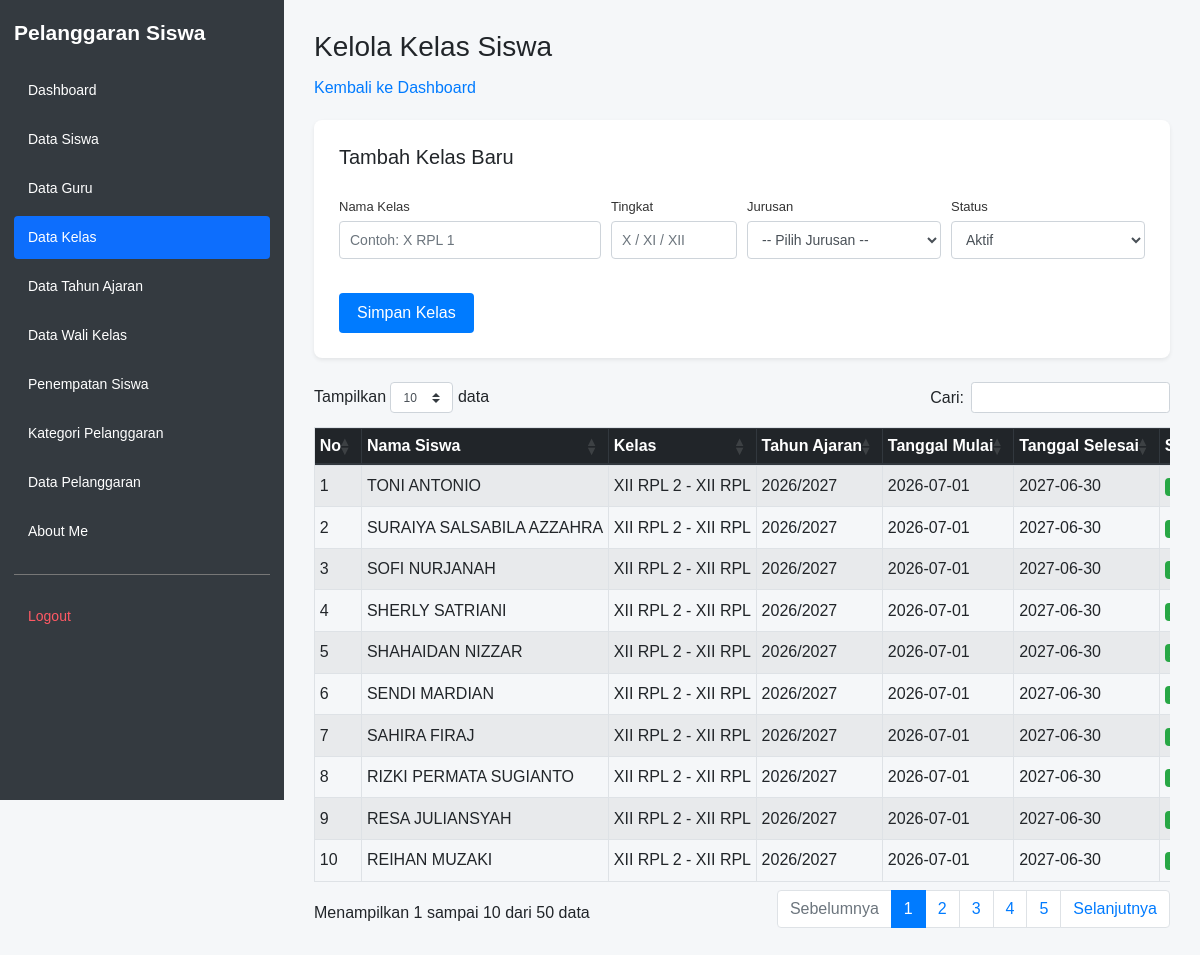
The page /kelola_kelas.php (signed in) on the database its author committed.
### tables this page shows
CREATE TABLE `t_kelas_siswa` (
  `id` int(11) NOT NULL AUTO_INCREMENT,
  `siswa_id` int(11) DEFAULT NULL,
  `tahun_ajaran_id` int(11) DEFAULT NULL,
  `kelas_id` int(11) DEFAULT NULL,
  `tanggal_mulai` date NOT NULL,
  `tanggal_selesai` date NOT NULL,
  `status_aktif` tinyint(1) NOT NULL,
  `created_at` timestamp NOT NULL DEFAULT current_timestamp(),
  `updated_at` timestamp NOT NULL DEFAULT current_timestamp(),
  PRIMARY KEY (`id`),
  UNIQUE KEY `uq_t_kelas_siswa_siswa_ta` (`siswa_id`,`tahun_ajaran_id`),
  KEY `kelas_id` (`kelas_id`),
  KEY `siswa_id` (`siswa_id`),
  KEY `tahun_ajaran_id` (`tahun_ajaran_id`),
  CONSTRAINT `t_kelas_siswa_ibfk_1` FOREIGN KEY (`siswa_id`) REFERENCES `t_siswa` (`id`) ON DELETE CASCADE,
  CONSTRAINT `t_kelas_siswa_ibfk_2` FOREIGN KEY (`tahun_ajaran_id`) REFERENCES `t_tahun_ajaran` (`id`) ON DELETE CASCADE
);

CREATE TABLE `t_siswa` (
  `id` int(11) NOT NULL AUTO_INCREMENT,
  `nis` varchar(20) DEFAULT NULL,
  `nisn` varchar(20) DEFAULT NULL,
  `nama` varchar(150) DEFAULT NULL,
  `jenis_kelamin` varchar(4) NOT NULL,
  `tanggal_lahir` date NOT NULL,
  `alamat` text NOT NULL,
  `status_aktif` tinyint(1) NOT NULL,
  `created_at` timestamp NOT NULL DEFAULT current_timestamp(),
  `updated_at` timestamp NOT NULL DEFAULT current_timestamp(),
  PRIMARY KEY (`id`),
  UNIQUE KEY `uq_t_siswa_nisn` (`nisn`),
  UNIQUE KEY `uq_t_siswa_nis` (`nis`)
);

CREATE TABLE `t_kelas` (
  `id` int(11) NOT NULL AUTO_INCREMENT,
  `nama` varchar(100) DEFAULT NULL,
  `tingkat` varchar(20) NOT NULL,
  `jurusan` varchar(100) NOT NULL,
  `status_aktif` tinyint(1) NOT NULL,
  `created_at` timestamp NOT NULL DEFAULT current_timestamp(),
  `updated_at` timestamp NOT NULL DEFAULT current_timestamp(),
  PRIMARY KEY (`id`),
  UNIQUE KEY `uq_t_kelas_nama` (`nama`)
);

CREATE TABLE `t_tahun_ajaran` (
  `id` int(11) NOT NULL AUTO_INCREMENT,
  `nama` varchar(20) DEFAULT NULL,
  `tanggal_mulai` date NOT NULL,
  `tanggal_selesai` date NOT NULL,
  `status_aktif` tinyint(1) NOT NULL,
  `created_at` timestamp NOT NULL DEFAULT current_timestamp(),
  `updated_at` timestamp NOT NULL DEFAULT current_timestamp(),
  PRIMARY KEY (`id`),
  UNIQUE KEY `uq_t_tahun_ajaran_nama` (`nama`)
);

### kelola_kelas.php (the view, shortened to what this page needs)
<?php
include 'config/koneksi.php';
$sql = "SELECT
            ks.*,
            s.nama AS nama_siswa,
            k.nama AS nama_kelas,
            k.tingkat,
            k.jurusan,
            ta.nama AS tahun_ajaran
        FROM t_kelas_siswa ks
        LEFT JOIN t_siswa s ON ks.siswa_id = s.id
        LEFT JOIN t_kelas k ON ks.kelas_id = k.id
        LEFT JOIN t_tahun_ajaran ta
            ON ks.tahun_ajaran_id = ta.id
        ORDER BY ks.id DESC";
$hasil = mysqli_query($koneksi, $sql);
?>
<!DOCTYPE html>
<html lang="id">
<head>
    <link rel="stylesheet"
          href="https://cdn.jsdelivr.net/npm/bootstrap@4.1.3/dist/css/bootstrap.min.css">
    <link rel="stylesheet"
          href="https://cdn.datatables.net/1.13.8/css/dataTables.bootstrap4.min.css">
    <link rel="stylesheet" href="layout/layout.css">
</head>
<body>
<?php include 'layout/sidebar.php'; ?>
<main class="app-main">
    <div class="page-header">
        <h1>Kelola Kelas Siswa</h1>
        <a href="dashboard.php">Kembali ke Dashboard</a>
    </div>
    <div class="form-card form-card-full shadow-sm mb-4">
        <h5 class="mb-3">Tambah Kelas Baru</h5>
        <form action="tambah_kelas.php" method="POST">
            <div class="form-row">
                <div class="form-group col-md-4">
                    <label>Nama Kelas</label>
                    <input type="text" name="nama" class="form-control"
                           required placeholder="Contoh: X RPL 1">
                </div>
                <div class="form-group col-md-2">
                    <label>Tingkat</label>
                    <input type="text" name="tingkat" class="form-control"
                           required placeholder="X / XI / XII">
                </div>
                <div class="form-group col-md-3">
                    <label>Jurusan</label>
                    <select name="jurusan" class="form-control" required>
                        <option value="">-- Pilih Jurusan --</option>
                    </select>
                </div>
                <div class="form-group col-md-3">
                    <label>Status</label>
                    <select name="status_aktif" class="form-control" required>
                        <option value="1">Aktif</option>
                    </select>
                </div>
            </div>
            <button type="submit" name="simpan" class="btn btn-primary">
                Simpan Kelas
            </button>
        </form>
    </div>
                <div class="table-responsive">
                    <table id="tabelKelas"
                       class="table table-striped table-bordered table-hover table-sm">
                    <thead class="thead-dark">
                        <tr>
                            <th>No</th>
                            <th>Nama Siswa</th>
                            <th>Kelas</th>
                            <th>Tahun Ajaran</th>
                            <th>Tanggal Mulai</th>
                            <th>Tanggal Selesai</th>
                            <th>Status</th>
                        </tr>
                    </thead>
                    <tbody>
                    <?php
                    $no = 1;
                    while ($data = mysqli_fetch_assoc($hasil)) {
                    ?>
                        <tr>
                            <td><?= $no++; ?></td>
                            <td>
                                <?= htmlspecialchars($data['nama_siswa'] ?? '-'); ?>
                            </td>
                            <td>
                                <?= htmlspecialchars(
                                    ($data['nama_kelas'] ?? '-') . ' - ' .
                                    ($data['tingkat'] ?? '-') . ' ' .
                                    ($data['jurusan'] ?? '')
                                ); ?>
                            </td>
                            <td>
                                <?= htmlspecialchars($data['tahun_ajaran'] ?? '-'); ?>
                            </td>
                            <td>
                                <?= htmlspecialchars($data['tanggal_mulai'] ?? '-'); ?>
                            </td>
                            <td>
                                <?= htmlspecialchars($data['tanggal_selesai'] ?? '-'); ?>
                            </td>
                            <td>
                                <?php if ((int)($data['status_aktif'] ?? 0) === 1) { ?>
                                    <span class="badge badge-success">Aktif</span>
                                <?php } else { ?>
                                    <span class="badge badge-secondary">Tidak Aktif</span>
                                <?php } ?>
                            </td>
                        </tr>
                    <?php
                    }
                    ?>
                    </tbody>
                </table>
                </div>
        </main>
</body>
</html>

### layout/layout.css (style rules this page uses)
* { box-sizing: border-box; }
html, body { margin: 0; padding: 0; min-height: 100vh; font-family: Arial, sans-serif; background: #f5f7f9; }
.app-main { display: block; width: auto; min-width: 0; min-height: 100vh; margin-left: 284px; padding: 30px; }
.app-main h1, .app-main h2 { margin-top: 0; }
.app-main .table-responsive { width: 100%; }
.page-header { margin-bottom: 20px; }
.page-header h1 { font-size: 28px; margin-bottom: 12px; }
.form-card { background: #ffffff; border-radius: 8px; padding: 25px; max-width: 720px; }
.form-card-full { max-width: 100%; }
.form-card label { display: block; font-size: 13px; margin: 12px 0 5px; color: #333; }
.form-card input[type="text"], .form-card input[type="email"], .form-card input[type="password"], .form-card input[type="date"], .form-card input[type="number"], .form-card select, .form-card textarea { width: 100%; padding: 8px 10px; border: 1px solid #ced4da; border-radius: 4px; font-size: 14px; box-sizing: border-box; }
.form-card button { margin-top: 18px; padding: 8px 18px; border: none; border-radius: 4px; cursor: pointer; }

### kelola_kelas.php (style rules this page uses)
#tabelKelas { width: 100% !important; white-space: nowrap; }
#tabelKelas th, #tabelKelas td { vertical-align: middle; }

### rows shown on the page
t_kelas_siswa: siswa.nama "TONI ANTONIO", kelas.jurusan "XII RPL 2 - XII RPL", tahun_ajaran.nama "2026/2027", tanggal_mulai "2026-07-01", tanggal_selesai "2027-06-30"
t_kelas_siswa: siswa.nama "SURAIYA SALSABILA AZZAHRA", kelas.jurusan "XII RPL 2 - XII RPL", tahun_ajaran.nama "2026/2027", tanggal_mulai "2026-07-01", tanggal_selesai "2027-06-30"
t_kelas_siswa: siswa.nama "SOFI NURJANAH", kelas.jurusan "XII RPL 2 - XII RPL", tahun_ajaran.nama "2026/2027", tanggal_mulai "2026-07-01", tanggal_selesai "2027-06-30"
t_kelas_siswa: siswa.nama "SHERLY SATRIANI", kelas.jurusan "XII RPL 2 - XII RPL", tahun_ajaran.nama "2026/2027", tanggal_mulai "2026-07-01", tanggal_selesai "2027-06-30"
t_kelas_siswa: siswa.nama "SHAHAIDAN NIZZAR", kelas.jurusan "XII RPL 2 - XII RPL", tahun_ajaran.nama "2026/2027", tanggal_mulai "2026-07-01", tanggal_selesai "2027-06-30"
t_kelas_siswa: siswa.nama "SENDI MARDIAN", kelas.jurusan "XII RPL 2 - XII RPL", tahun_ajaran.nama "2026/2027", tanggal_mulai "2026-07-01", tanggal_selesai "2027-06-30"
t_kelas_siswa: siswa.nama "SAHIRA FIRAJ", kelas.jurusan "XII RPL 2 - XII RPL", tahun_ajaran.nama "2026/2027", tanggal_mulai "2026-07-01", tanggal_selesai "2027-06-30"
t_kelas_siswa: siswa.nama "RIZKI PERMATA SUGIANTO", kelas.jurusan "XII RPL 2 - XII RPL", tahun_ajaran.nama "2026/2027", tanggal_mulai "2026-07-01", tanggal_selesai "2027-06-30"
t_kelas_siswa: siswa.nama "RESA JULIANSYAH", kelas.jurusan "XII RPL 2 - XII RPL", tahun_ajaran.nama "2026/2027", tanggal_mulai "2026-07-01", tanggal_selesai "2027-06-30"
t_kelas_siswa: siswa.nama "REIHAN MUZAKI", kelas.jurusan "XII RPL 2 - XII RPL", tahun_ajaran.nama "2026/2027", tanggal_mulai "2026-07-01", tanggal_selesai "2027-06-30"

### other values the page prints
$label "Dashboard"
$label "Data Siswa"
$label "Data Guru"
$label "Data Kelas"
$label "Data Tahun Ajaran"
$label "Data Wali Kelas"
$label "Penempatan Siswa"
$label "Kategori Pelanggaran"
$label "Data Pelanggaran"
$label "About Me"
